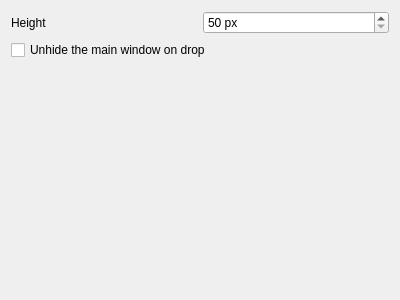
<ui version="4.0" >
 <class>SettingsDropBoxForm</class>
 <widget class="QWidget" name="SettingsDropBoxForm" >
  <property name="geometry" >
   <rect>
    <x>0</x>
    <y>0</y>
    <width>400</width>
    <height>300</height>
   </rect>
  </property>
  <property name="windowTitle" >
   <string>Drop-box</string>
  </property>
  <layout class="QGridLayout" >
   <item row="0" column="0" >
    <widget class="QLabel" name="label" >
     <property name="text" >
      <string>Height</string>
     </property>
    </widget>
   </item>
   <item row="0" column="1" >
    <widget class="QSpinBox" name="spinHeight" >
     <property name="suffix" >
      <string> px</string>
     </property>
     <property name="minimum" >
      <number>50</number>
     </property>
     <property name="maximum" >
      <number>1000</number>
     </property>
     <property name="singleStep" >
      <number>50</number>
     </property>
    </widget>
   </item>
   <item row="1" column="0" colspan="2" >
    <widget class="QCheckBox" name="checkUnhide" >
     <property name="text" >
      <string>Unhide the main window on drop</string>
     </property>
    </widget>
   </item>
   <item row="2" column="1" >
    <spacer>
     <property name="orientation" >
      <enum>Qt::Vertical</enum>
     </property>
     <property name="sizeHint" stdset="0" >
      <size>
       <width>20</width>
       <height>40</height>
      </size>
     </property>
    </spacer>
   </item>
  </layout>
 </widget>
 <resources/>
 <connections/>
</ui>
